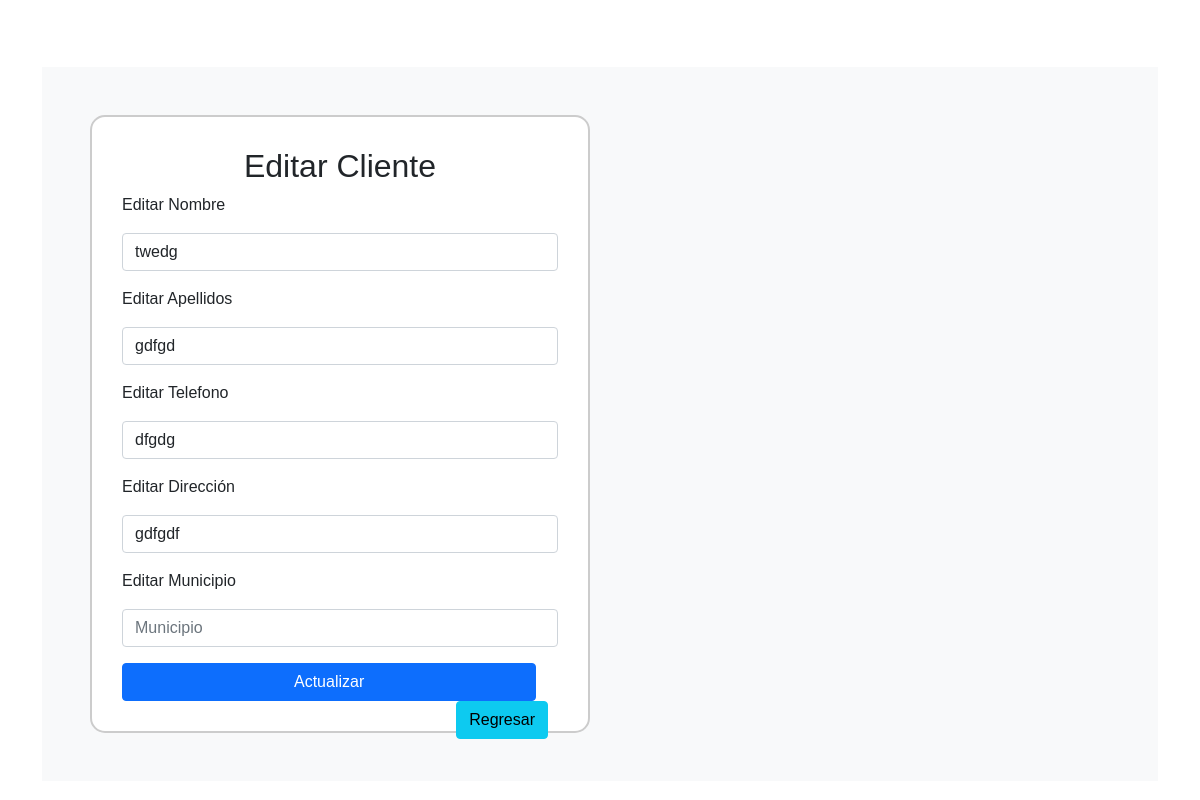
Page /cliente/actualizar.php?id=8 on the committed database.
### tables this page shows
CREATE TABLE `cliente` (
  `Id_Cliente` int(11) NOT NULL,
  `nombres` varchar(70) NOT NULL,
  `apellidos` varchar(70) NOT NULL,
  `telefono` varchar(15) NOT NULL,
  `direcion` varchar(100) NOT NULL,
  `municipio` varchar(100) NOT NULL
);

### cliente/actualizar.php (the view, shortened to what this page needs)
<?php
    $con=conectar();
$id=$_GET['id'];
$sql="SELECT * FROM cliente WHERE Id_Cliente='$id'";
$query=mysqli_query($con,$sql);
$row=mysqli_fetch_array($query);
?>
<!DOCTYPE html>
<html lang="en">
    <head>
        <link href="css/style.css" rel="stylesheet">
        <link href="https://cdn.jsdelivr.net/npm/bootstrap@5.0.0-beta1/dist/css/bootstrap.min.css" rel="stylesheet">
    </head>
    <body>
                <div class="container mt-5">
                <div class="row-vh-100 justify-content-center align-items-center">
                <div class="col-auto bg-light p-5">
                    <form action="update.php" method="POST">
                                <h2>Editar Cliente</h2>
                                <p>Editar Nombre </p>
                                <input type="text" required class="form-control mb-3" name="nombres" placeholder="Nombres" value="<?php echo $row['nombres']  ?>">
                                <p>Editar Apellidos</p>
                                <input type="text" required class="form-control mb-3" name="apellidos" placeholder="Apellidos" value="<?php echo $row['apellidos']  ?>">
                                <p>Editar Telefono </p>
                                <input type="text" required class="form-control mb-3" name="telefono" placeholder="Telefono" value="<?php echo $row['telefono']  ?>">
                                <p>Editar Dirección </p>
                                <input type="text" required class="form-control mb-3" name="direcion" placeholder="Direcion" value="<?php echo $row['direcion']  ?>">
                                <p>Editar Municipio</p>
                                <input type="text" required class="form-control mb-3" name="municipio" placeholder="Municipio" value="<?php echo $row['municipio']  ?>">
                                <input type="submit" class="btn btn-primary btn-block" value="Actualizar">
                                <a href="cliente.php" class="btn btn-info">Regresar</a>
                    </form>
                     </div>
                     </div>
                </div>
    </body>
</html>

### style.css (style rules this page uses)
body { background-image: url("img/formulario1.jpg"); background-size: cover; background-repeat:no-repeat; background-position-x:center; background-position-y:center; display: flex; justify-content: center; align-items: center; height: 100vh; flex-direction: column; }
* { font-family: sans-serif; box-sizing: border-box; }
form { width: 500px; border: 2px solid #ccc; padding: 30px; background: #fff; border-radius: 15px; }
h2 { text-align: center; margin-bottom: 40px; }
input { display: block; border: 2px solid #ccc; width: 95%; padding: 10px; margin: 10px auto; border-radius: 5px; }
a { float: right; background: #555; padding: 10px 15px; color: #fff; border-radius: 5px; margin-right: 10px; border: none; text-decoration: none; }

### rows in the picture
cliente: nombres "twedg", apellidos "gdfgd", telefono "dfgdg", direcion "gdfgdf"
